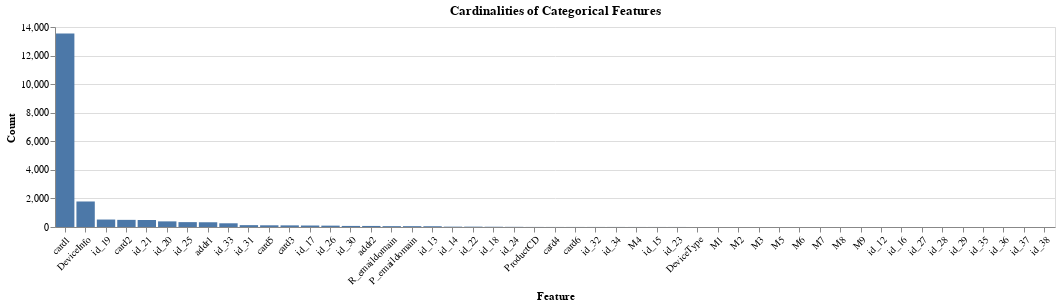

Here is the notebook cell this chart was saved with:
### Code cell
source = df_train[cat_features].nunique().reset_index()
source.columns = ["feature", "cardinality"]

bars = alt.Chart(source).mark_bar().encode(
    x=alt.X("feature:N", axis=alt.Axis(title="Feature"), sort="-y"),
    y=alt.Y("cardinality:Q", axis=alt.Axis(title="Count")),
    tooltip=["feature:N", "cardinality:Q"]
)
bars.properties(title="Cardinalities of Categorical Features", width=1000, height=200).configure_axisX(labelAngle=-45)

### Figure 1 — Vega-Lite specification as saved in the notebook (floating-point values rounded to 4 significant figures)
{"config": {"view": {"continuousWidth": 400, "continuousHeight": 300}, "axisX": {"labelAngle": -45}}, "data": {"name": "data-d8edc05c8d8fe20acdd80d2df686bc69"}, "mark": "bar", "encoding": {"tooltip": [{"type": "nominal", "field": "feature"}, {"type": "quantitative", "field": "cardinality"}], "x": {"type": "nominal", "axis": {"title": "Feature"}, "field": "feature", "sort": "-y"}, "y": {"type": "quantitative", "axis": {"title": "Count"}, "field": "cardinality"}}, "height": 200, "title": "Cardinalities of Categorical Features", "width": 1000, "$schema": "https://vega.github.io/schema/vega-lite/v4.8.1.json", "datasets": {"data-d8edc05c8d8fe20acdd80d2df686bc69": [{"feature": "ProductCD", "cardinality": 5}, {"feature": "addr1", "cardinality": 332}, {"feature": "addr2", "cardinality": 74}, {"feature": "P_emaildomain", "cardinality": 59}, {"feature": "R_emaildomain", "cardinality": 60}, {"feature": "DeviceType", "cardinality": 2}, {"feature": "DeviceInfo", "cardinality": 1786}, {"feature": "card1", "cardinality": 13553}, {"feature": "card2", "cardinality": 500}, {"feature": "card3", "cardinality": 114}, {"feature": "card4", "cardinality": 4}, {"feature": "card5", "cardinality": 119}, {"feature": "card6", "cardinality": 4}, {"feature": "M1", "cardinality": 2}, {"feature": "M2", "cardinality": 2}, {"feature": "M3", "cardinality": 2}, {"feature": "M4", "cardinality": 3}, {"feature": "M5", "cardinality": 2}, {"feature": "M6", "cardinality": 2}, {"feature": "M7", "cardinality": 2}, {"feature": "M8", "cardinality": 2}, {"feature": "M9", "cardinality": 2}, {"feature": "id_12", "cardinality": 2}, {"feature": "id_13", "cardinality": 54}, {"feature": "id_14", "cardinality": 25}, {"feature": "id_15", "cardinality": 3}, {"feature": "id_16", "cardinality": 2}, {"feature": "id_17", "cardinality": 104}, {"feature": "id_18", "cardinality": 18}, {"feature": "id_19", "cardinality": 522}, {"feature": "id_20", "cardinality": 394}, {"feature": "id_21", "cardinality": 490}, {"feature": "id_22", "cardinality": 25}, {"feature": "id_23", "cardinality": 3}, {"feature": "id_24", "cardinality": 12}, {"feature": "id_25", "cardinality": 341}, {"feature": "id_26", "cardinality": 95}, {"feature": "id_27", "cardinality": 2}, {"feature": "id_28", "cardinality": 2}, {"feature": "id_29", "cardinality": 2}, {"feature": "id_30", "cardinality": 75}, {"feature": "id_31", "cardinality": 130}, {"feature": "id_32", "cardinality": 4}, {"feature": "id_33", "cardinality": 260}, {"feature": "id_34", "cardinality": 4}, {"feature": "id_35", "cardinality": 2}, {"feature": "id_36", "cardinality": 2}, {"feature": "id_37", "cardinality": 2}, {"feature": "id_38", "cardinality": 2}]}}
